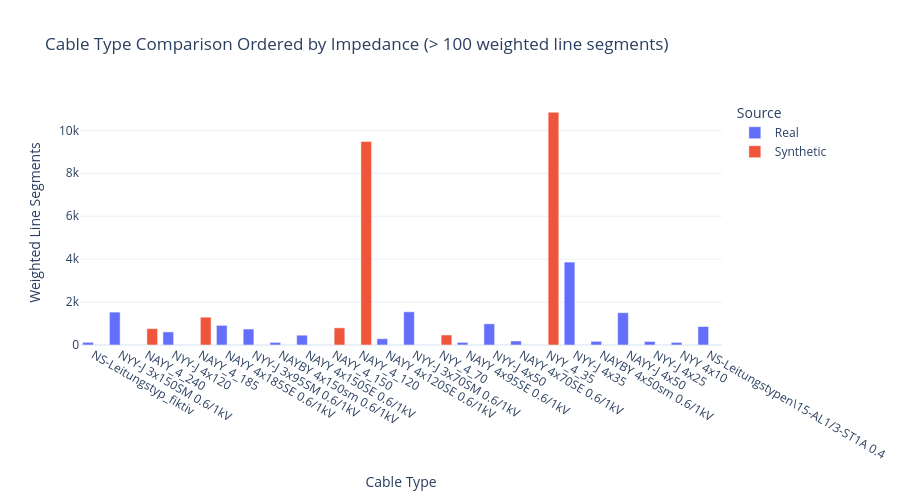

The notebook cell saved with this chart:
### Code cell
_ = show_cable_type_comparison(
    PLZ,
    real_grid_dir=REAL_GRID_DIR,
    min_segment_count=MIN_CABLE_SEGMENTS,
 )

### Figure 1 — Plotly figure (JSON) as saved in the notebook; plotly's stock layout.template omitted (floating-point values rounded to 4 significant figures)
{"data": [{"alignmentgroup": "True", "customdata": [[1.223, 0.0], [40.34, 0.1453], [18.34, 0.1735], [30.45, 0.1836], [18.77, 0.208], [2.758, 0.2197], [11.69, 0.2218], [8.619, 0.2666], [32.89, 0.2788], [5.336, 0.3311], [20.88, 0.3961], [4.666, 0.4518], [56.19, 0.5309], [1.689, 0.6465], [22.28, 0.6466], [2.279, 0.7324], [1.749, 1.833], [10.97, 1.909]], "hovertemplate": "Source=Real<br>Cable Type=%{x}<br>Weighted Line Segments=%{y}<br>total_length_km=%{customdata[0]}<br>impedance_ohm_per_km=%{customdata[1]}<extra></extra>", "legendgroup": "Real", "marker": {"color": "#636efa", "pattern": {"shape": ""}}, "name": "Real", "offsetgroup": "Real", "orientation": "v", "showlegend": true, "textposition": "auto", "type": "bar", "x": ["NS-Leitungstyp_fiktiv", "NYY-J 3x150SM 0.6/1kV", "NYY-J 4x120", "NAYY 4x185SE 0.6/1kV", "NYY-J 3x95SM 0.6/1kV", "NAYBY 4x150sm 0.6/1kV", "NAYY 4x150SE 0.6/1kV", "NAYY 4x120SE 0.6/1kV", "NYY-J 3x70SM 0.6/1kV", "NAYY 4x95SE 0.6/1kV", "NYY-J 4x50", "NAYY 4x70SE 0.6/1kV", "NYY-J 4x35", "NAYBY 4x50sm 0.6/1kV", "NAYY-J 4x50", "NYY-J 4x25", "NYY 4x10", "NS-Leitungstypen\\15-AL1/3-ST1A 0.4"], "xaxis": "x", "y": [126.0, 1532.0, 609.0, 916.0, 743.0, 120.0, 457.0, 293.0, 1547.0, 123.0, 987.0, 187.0, 3863.0, 172.0, 1504.0, 165.0, 121.0, 860.0], "yaxis": "y"}, {"alignmentgroup": "True", "customdata": [[19.34, 0.1501], [24.78, 0.1825], [16.07, 0.2229], [193.7, 0.2388], [19.24, 0.2803], [228.6, 0.5308]], "hovertemplate": "Source=Synthetic<br>Cable Type=%{x}<br>Weighted Line Segments=%{y}<br>total_length_km=%{customdata[0]}<br>impedance_ohm_per_km=%{customdata[1]}<extra></extra>", "legendgroup": "Synthetic", "marker": {"color": "#EF553B", "pattern": {"shape": ""}}, "name": "Synthetic", "offsetgroup": "Synthetic", "orientation": "v", "showlegend": true, "textposition": "auto", "type": "bar", "x": ["NAYY_4_240", "NAYY_4_185", "NAYY_4_150", "NAYY_4_120", "NYY_4_70", "NYY_4_35"], "xaxis": "x", "y": [764.0, 1296.0, 800.0, 9483.0, 466.0, 10840.0], "yaxis": "y"}], "layout": {"barmode": "group", "height": 500, "legend": {"title": {"text": "Source"}, "tracegroupgap": 0}, "title": {"text": "Cable Type Comparison Ordered by Impedance (> 100 weighted line segments)"}, "xaxis": {"anchor": "y", "categoryarray": ["NS-Leitungstyp_fiktiv", "NYY-J 3x150SM 0.6/1kV", "NAYY_4_240", "NYY-J 4x120", "NAYY_4_185", "NAYY 4x185SE 0.6/1kV", "NYY-J 3x95SM 0.6/1kV", "NAYBY 4x150sm 0.6/1kV", "NAYY 4x150SE 0.6/1kV", "NAYY_4_150", "NAYY_4_120", "NAYY 4x120SE 0.6/1kV", "NYY-J 3x70SM 0.6/1kV", "NYY_4_70", "NAYY 4x95SE 0.6/1kV", "NYY-J 4x50", "NAYY 4x70SE 0.6/1kV", "NYY_4_35", "NYY-J 4x35", "NAYBY 4x50sm 0.6/1kV", "NAYY-J 4x50", "NYY-J 4x25", "NYY 4x10", "NS-Leitungstypen\\15-AL1/3-ST1A 0.4"], "categoryorder": "array", "domain": [0, 1], "title": {"text": "Cable Type"}}, "yaxis": {"anchor": "x", "domain": [0, 1], "title": {"text": "Weighted Line Segments"}}}}
